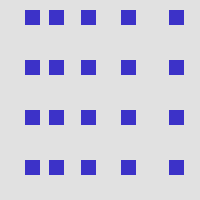
Frame 1 (no input)
Frame 60 (the mouse pressed at the canvas centre just before this capture): identical to frame 1, image omitted
Frame 120 (the mouse held since frame 60 and released just before this capture): identical to frame 1, image omitted

The Processing sketch that drew this single still picture (run headless with seeded random() and noise(); from frame 60 on, the mouse is pressed at the canvas centre):

// Processing sketch: processing_93579
// ── processing_93579.pde

void setup() {
  size (200, 200);
  background (225);
}
void draw() {
    int x=5;
    fill (60,50,200);
    noStroke();
  while (x<=200) {
    rect ((x*x), 10, 15, 15);
    rect ((x*x), 60, 15, 15);
    rect ((x*x), 110, 15, 15);
    rect ((x*x), 160, 15, 15);
    x=x+2;
  }
}
